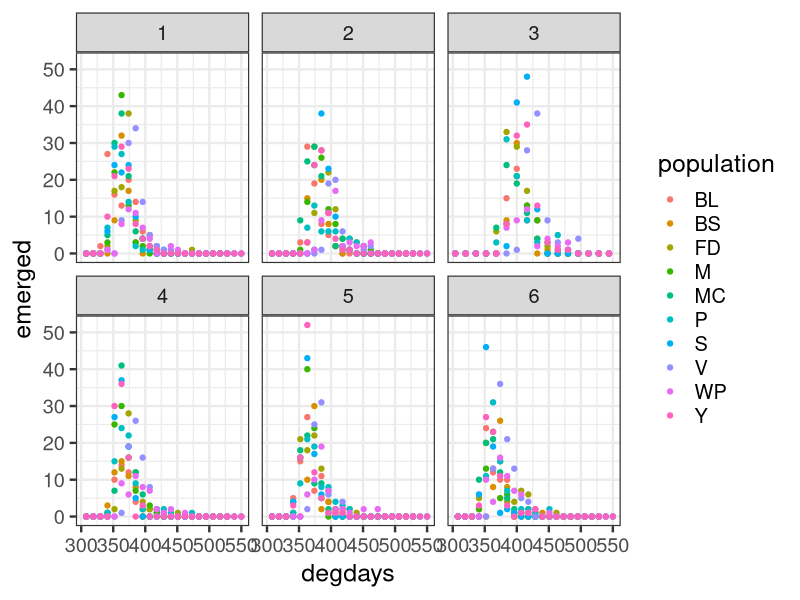
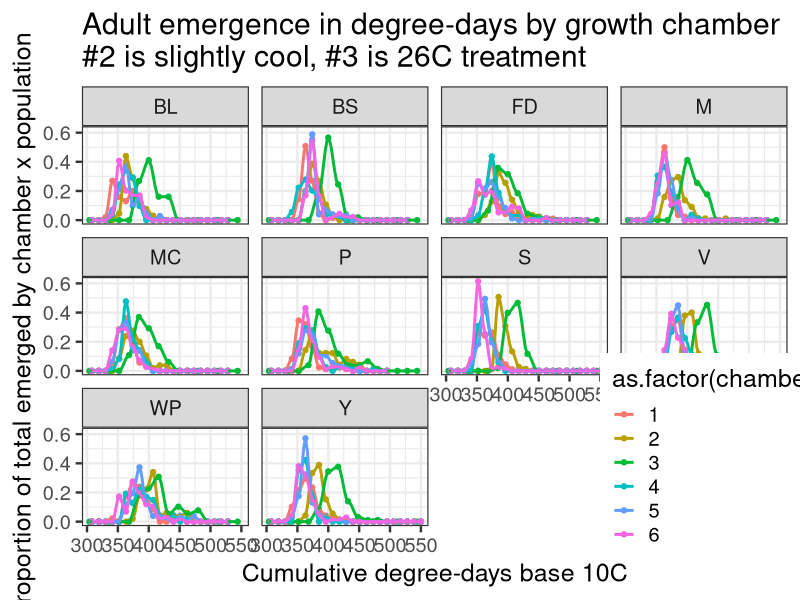
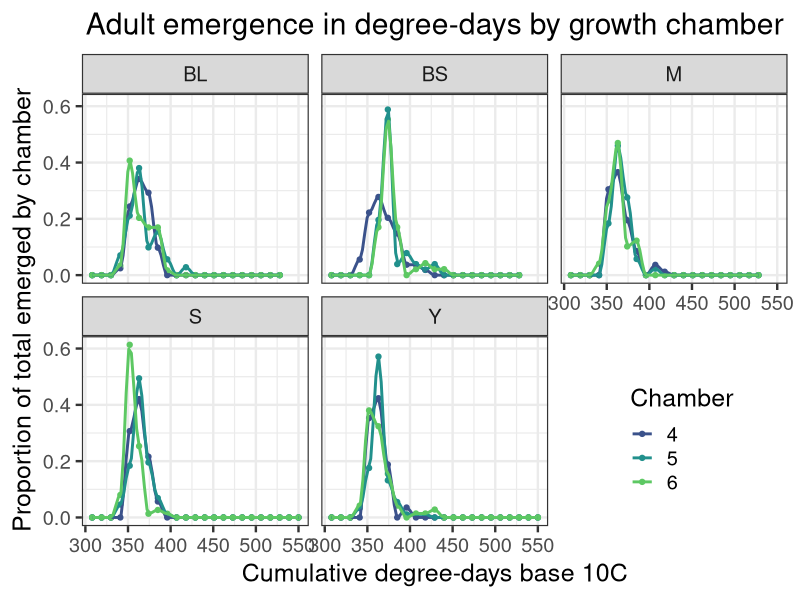

Reproduce these figures in R, in order.
pkgs <- c("lubridate", "dplyr", "tidyr",
          "stringr", "purrr", "ggplot2", "viridis")
# install.packages(pkgs) # install if needed
inst = lapply(pkgs, library, character.only = TRUE) # load them

theme_set(theme_bw(base_size = 18)) 


dat <- read.csv("data/galerucella_chamber_emergence_2018.csv", header = TRUE)

# reformat data from wide to long
df <- dat %>% 
  gather(date, count, X8.6.2018:X9.6.2018) %>% 
  mutate(date = mdy(gsub(pattern = "X", replacement = "", x = date)),
         ovip_date = dmy(paste0(ovip_date, "-2018"))) %>% 
  rowwise() %>% 
  mutate(degdays = (temperature - 10) * as.numeric(date - ovip_date)) %>% 
  group_by(chamber, temperature, photoperiod, population, degdays) %>% 
  summarise(emerged = sum(count, na.rm = TRUE)) %>% 
  filter(degdays <= 550 & degdays >= 300) %>% 
  group_by(chamber, population) %>% 
  mutate(tot_emerged = sum(emerged),
         prop_emerged = emerged / tot_emerged)


levels(df$population) <- c("Bellingham, WA", "Baskett-Slough, OR", "Ft. Drum, NY", "Montesano, WA",
                           "McArthur, CA", "Palermo, CA", "Sutherlin, OR", "Coeburn, VA", "West Point, NY",
                           "Yakima, WA")

# what's the average degree-day for emergence excluding cool chamber 2?
avgemerg <- df %>% 
  filter(chamber %in% c(1, 4, 5, 6)) %>% 
  group_by(population) %>% 
  summarise(meandd = weighted.mean(degdays, emerged)) %>% 
  arrange(meandd)
avgemerg

cdfemerg <- df %>% 
  filter(chamber %in% c(1, 4, 5, 6)) %>% 
  group_by(population, photoperiod) %>% 
  arrange(population, degdays) %>% 
  mutate(cumemerg = cumsum(emerged),
         cumprop = cumemerg / tot_emerged)


# plot of each chamber's counts by population
plt <- ggplot(df, aes(x = degdays, y = emerged, group = population, color = population)) + 
  geom_point() +
  # geom_smooth(method = "gam") +
  facet_wrap(~chamber)
plt

# better plot, emergence by chamber for each population in a separate facet
plt <- ggplot(df, aes(x = degdays, y = prop_emerged, group = interaction(population, chamber), color = as.factor(chamber))) + 
  geom_point() +
  geom_smooth(span = .15, se = FALSE) +
  facet_wrap(~population) + 
  ggtitle("Adult emergence in degree-days by growth chamber\n#2 is slightly cool, #3 is 26C treatment") +
  xlab("Cumulative degree-days base 10C") +
  ylab("Proportion of total emerged by chamber x population") +
  theme(legend.position = c(0.9, 0.175))
plt


df2 <- df %>% 
  filter(population %in% unique(df$population)[c(1, 2, 4, 7, 10)], chamber >= 4)
plt <- ggplot(df2, aes(x = degdays, y = prop_emerged, group = interaction(population, chamber), color = as.factor(chamber))) + 
  geom_point() +
  scale_color_viridis(name = "Chamber", discrete = TRUE, begin = .25, end = .75) +
  geom_smooth(span = .15, se = FALSE) +
  facet_wrap(~population) + 
  ggtitle("Adult emergence in degree-days by growth chamber") +
  xlab("Cumulative degree-days base 10C") +
  ylab("Proportion of total emerged by chamber") +
  theme(legend.position = c(0.85, 0.2), plot.title = element_text(hjust = 0.5))
plt

# 
# 
# # any difference in oviposition date?
# df <- dat %>% 
#   gather(date, count, X8.6.2018:X9.6.2018) %>% 
#   mutate(date = mdy(gsub(pattern = "X", replacement = "", x = date)),
#          ovip_date = dmy(paste0(ovip_date, "-2018"))) %>% 
#   rowwise() %>% 
#   mutate(degdays = (temperature - 10) * as.numeric(date - ovip_date)) %>% 
#   filter(chamber %in% c(1, 4, 5, 6)) %>% 
#   # group_by(temperature, photoperiod, population, degdays, ovip_date) %>% 
#   group_by(temperature, photoperiod, population, degdays) %>% 
#   summarise(emerged = sum(count, na.rm = TRUE)) %>% 
#   filter(degdays <= 550 & degdays >= 300) %>% 
#   group_by(population) %>% 
#   # group_by(population, ovip_date) %>% 
#   mutate(tot_emerged = sum(emerged),
#          prop_emerged = emerged / tot_emerged) %>% 
#   group_by(population) %>% 
#   mutate(ovip_day = as.numeric(ovip_date - max(ovip_date)))
# 
# levels(df$population) <- c("Bellingham, WA", "Baskett-Slough, OR", "Ft. Drum, NY", "Montesano, WA",
#                            "McArthur, CA", "Palermo, CA", "Sutherlin, OR", "Coeburn, VA", "West Point, NY",
#                            "Yakima, WA")
# 
# df$ovip_day <- factor(as.character(df$ovip_day), c("-2", "-1", "0"))
# levels(df$ovip_day) <- c("1st", "2nd", "3rd")
# 
# 
# plt <- ggplot(df, aes(x = degdays, y = prop_emerged, group = interaction(population, ovip_day), color = ovip_day)) + 
#   geom_point() +
#   geom_smooth(span = .15, se = FALSE) +
#   facet_wrap(~population) + 
#   ggtitle("Adult emergence in degree-days for chambers 1, 4, 5, & 6\ngrouped by day of oviposition") +
#   xlab("Cumulative degree-days base 10C") +
#   ylab("Proportion of total emerged in chamber") +
#   theme(legend.position = c(0.9, 0.15))
# plt
# 
# df %>% 
#   group_by(population, ovip_day) %>% 
#   summarise(meandd = weighted.mean(degdays, emerged)) %>% 
#   arrange(meandd)
# 
# 
# plt <- ggplot(df, aes(x = degdays, y = prop_emerged)) + 
#   geom_point() +
#   geom_smooth(span = .15, se = FALSE) +
#   facet_wrap(~population) + 
#   ggtitle("Adult emergence in degree-days by population") +
#   xlab("Cumulative degree-days base 10C") +
#   ylab("Proportion of total emerged") +
#   theme(legend.position = c(0.9, 0.15))
# plt
